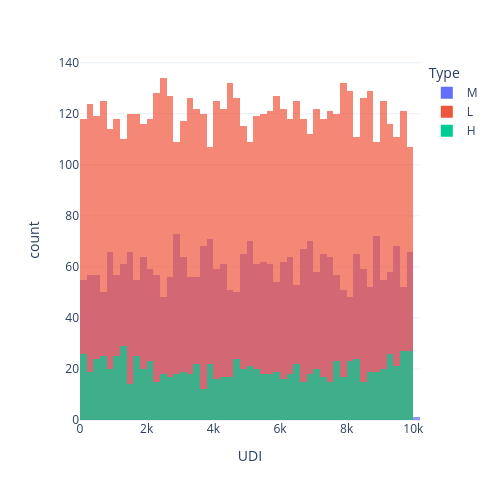
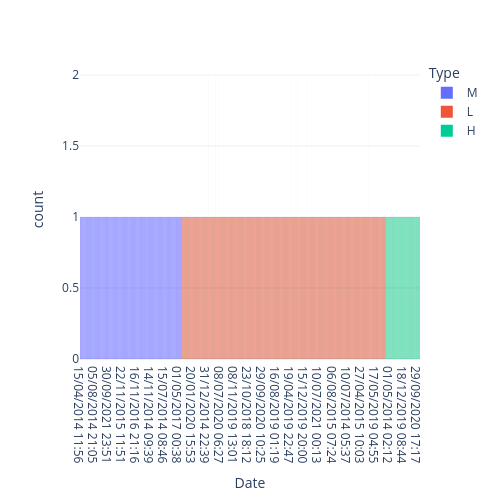
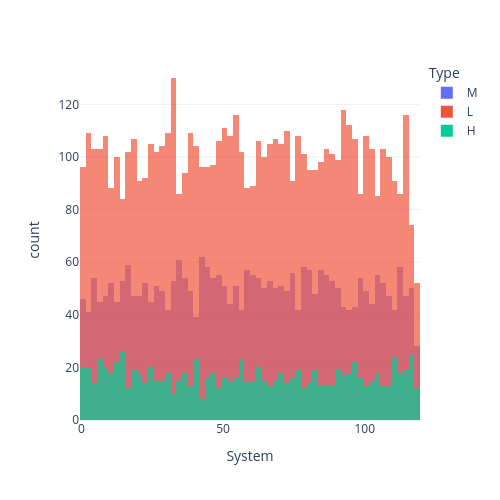
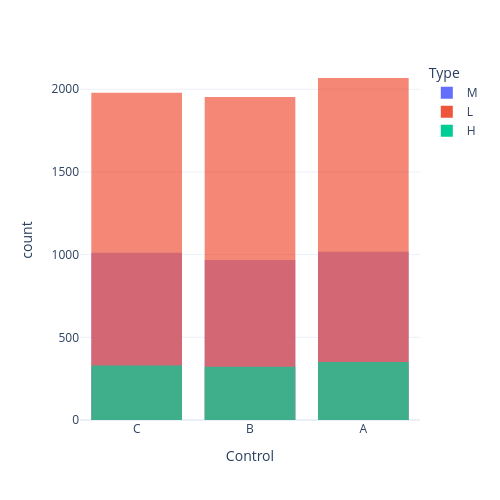

Write notebook code for charts like these, in order.
### Code cell
col_sort = "UDI"
col_group="Type"
size = 500
df_sorted = df.sort_values(col_sort)

for column in df.columns.to_list():
    fig = px.histogram(
        data_frame = df_sorted,
        x = column,
        color = col_group,
        width = size,
        height = size,
        #template = "simple_white",
        opacity=0.7,
        barmode="overlay"
        )
    fig.show()

### Figure 1 — Plotly figure (JSON) as saved in the notebook; plotly's stock layout.template omitted (floating-point values rounded to 4 significant figures; data arrays with more than 128 entries replaced by an {"elided": "..."} marker saying what was removed)
{"data": [{"bingroup": "x", "hovertemplate": "Type=M<br>UDI=%{x}<br>count=%{y}<extra></extra>", "legendgroup": "M", "marker": {"color": "#636efa", "opacity": 0.7, "pattern": {"shape": ""}}, "name": "M", "orientation": "v", "showlegend": true, "type": "histogram", "x": {"elided": "2997 int values"}, "xaxis": "x", "yaxis": "y"}, {"bingroup": "x", "hovertemplate": "Type=L<br>UDI=%{x}<br>count=%{y}<extra></extra>", "legendgroup": "L", "marker": {"color": "#EF553B", "opacity": 0.7, "pattern": {"shape": ""}}, "name": "L", "orientation": "v", "showlegend": true, "type": "histogram", "x": {"elided": "6000 int values"}, "xaxis": "x", "yaxis": "y"}, {"bingroup": "x", "hovertemplate": "Type=H<br>UDI=%{x}<br>count=%{y}<extra></extra>", "legendgroup": "H", "marker": {"color": "#00cc96", "opacity": 0.7, "pattern": {"shape": ""}}, "name": "H", "orientation": "v", "showlegend": true, "type": "histogram", "x": {"elided": "1003 int values"}, "xaxis": "x", "yaxis": "y"}], "layout": {"barmode": "overlay", "height": 500, "legend": {"title": {"text": "Type"}, "tracegroupgap": 0}, "margin": {"t": 60}, "width": 500, "xaxis": {"anchor": "y", "domain": [0, 1], "title": {"text": "UDI"}}, "yaxis": {"anchor": "x", "domain": [0, 1], "title": {"text": "count"}}}}

### Figure 2 — Plotly figure (JSON) as saved in the notebook; plotly's stock layout.template omitted (floating-point values rounded to 4 significant figures; data arrays with more than 128 entries replaced by an {"elided": "..."} marker saying what was removed)
{"data": [{"bingroup": "x", "hovertemplate": "Type=M<br>Date=%{x}<br>count=%{y}<extra></extra>", "legendgroup": "M", "marker": {"color": "#636efa", "opacity": 0.7, "pattern": {"shape": ""}}, "name": "M", "orientation": "v", "showlegend": true, "type": "histogram", "x": {"elided": "2997 str values"}, "xaxis": "x", "yaxis": "y"}, {"bingroup": "x", "hovertemplate": "Type=L<br>Date=%{x}<br>count=%{y}<extra></extra>", "legendgroup": "L", "marker": {"color": "#EF553B", "opacity": 0.7, "pattern": {"shape": ""}}, "name": "L", "orientation": "v", "showlegend": true, "type": "histogram", "x": {"elided": "6000 str values"}, "xaxis": "x", "yaxis": "y"}, {"bingroup": "x", "hovertemplate": "Type=H<br>Date=%{x}<br>count=%{y}<extra></extra>", "legendgroup": "H", "marker": {"color": "#00cc96", "opacity": 0.7, "pattern": {"shape": ""}}, "name": "H", "orientation": "v", "showlegend": true, "type": "histogram", "x": {"elided": "1003 str values"}, "xaxis": "x", "yaxis": "y"}], "layout": {"barmode": "overlay", "height": 500, "legend": {"title": {"text": "Type"}, "tracegroupgap": 0}, "margin": {"t": 60}, "width": 500, "xaxis": {"anchor": "y", "domain": [0, 1], "title": {"text": "Date"}}, "yaxis": {"anchor": "x", "domain": [0, 1], "title": {"text": "count"}}}}

### Figure 3 — Plotly figure (JSON) as saved in the notebook; plotly's stock layout.template omitted (floating-point values rounded to 4 significant figures; data arrays with more than 128 entries replaced by an {"elided": "..."} marker saying what was removed)
{"data": [{"bingroup": "x", "hovertemplate": "Type=M<br>System=%{x}<br>count=%{y}<extra></extra>", "legendgroup": "M", "marker": {"color": "#636efa", "opacity": 0.7, "pattern": {"shape": ""}}, "name": "M", "orientation": "v", "showlegend": true, "type": "histogram", "x": {"elided": "2997 int values"}, "xaxis": "x", "yaxis": "y"}, {"bingroup": "x", "hovertemplate": "Type=L<br>System=%{x}<br>count=%{y}<extra></extra>", "legendgroup": "L", "marker": {"color": "#EF553B", "opacity": 0.7, "pattern": {"shape": ""}}, "name": "L", "orientation": "v", "showlegend": true, "type": "histogram", "x": {"elided": "6000 int values"}, "xaxis": "x", "yaxis": "y"}, {"bingroup": "x", "hovertemplate": "Type=H<br>System=%{x}<br>count=%{y}<extra></extra>", "legendgroup": "H", "marker": {"color": "#00cc96", "opacity": 0.7, "pattern": {"shape": ""}}, "name": "H", "orientation": "v", "showlegend": true, "type": "histogram", "x": {"elided": "1003 int values"}, "xaxis": "x", "yaxis": "y"}], "layout": {"barmode": "overlay", "height": 500, "legend": {"title": {"text": "Type"}, "tracegroupgap": 0}, "margin": {"t": 60}, "width": 500, "xaxis": {"anchor": "y", "domain": [0, 1], "title": {"text": "System"}}, "yaxis": {"anchor": "x", "domain": [0, 1], "title": {"text": "count"}}}}

### Figure 4 — Plotly figure (JSON) as saved in the notebook; plotly's stock layout.template omitted (floating-point values rounded to 4 significant figures; data arrays with more than 128 entries replaced by an {"elided": "..."} marker saying what was removed)
{"data": [{"bingroup": "x", "hovertemplate": "Type=M<br>Control=%{x}<br>count=%{y}<extra></extra>", "legendgroup": "M", "marker": {"color": "#636efa", "opacity": 0.7, "pattern": {"shape": ""}}, "name": "M", "orientation": "v", "showlegend": true, "type": "histogram", "x": {"elided": "2997 str values"}, "xaxis": "x", "yaxis": "y"}, {"bingroup": "x", "hovertemplate": "Type=L<br>Control=%{x}<br>count=%{y}<extra></extra>", "legendgroup": "L", "marker": {"color": "#EF553B", "opacity": 0.7, "pattern": {"shape": ""}}, "name": "L", "orientation": "v", "showlegend": true, "type": "histogram", "x": {"elided": "6000 str values"}, "xaxis": "x", "yaxis": "y"}, {"bingroup": "x", "hovertemplate": "Type=H<br>Control=%{x}<br>count=%{y}<extra></extra>", "legendgroup": "H", "marker": {"color": "#00cc96", "opacity": 0.7, "pattern": {"shape": ""}}, "name": "H", "orientation": "v", "showlegend": true, "type": "histogram", "x": {"elided": "1003 str values"}, "xaxis": "x", "yaxis": "y"}], "layout": {"barmode": "overlay", "height": 500, "legend": {"title": {"text": "Type"}, "tracegroupgap": 0}, "margin": {"t": 60}, "width": 500, "xaxis": {"anchor": "y", "domain": [0, 1], "title": {"text": "Control"}}, "yaxis": {"anchor": "x", "domain": [0, 1], "title": {"text": "count"}}}}
